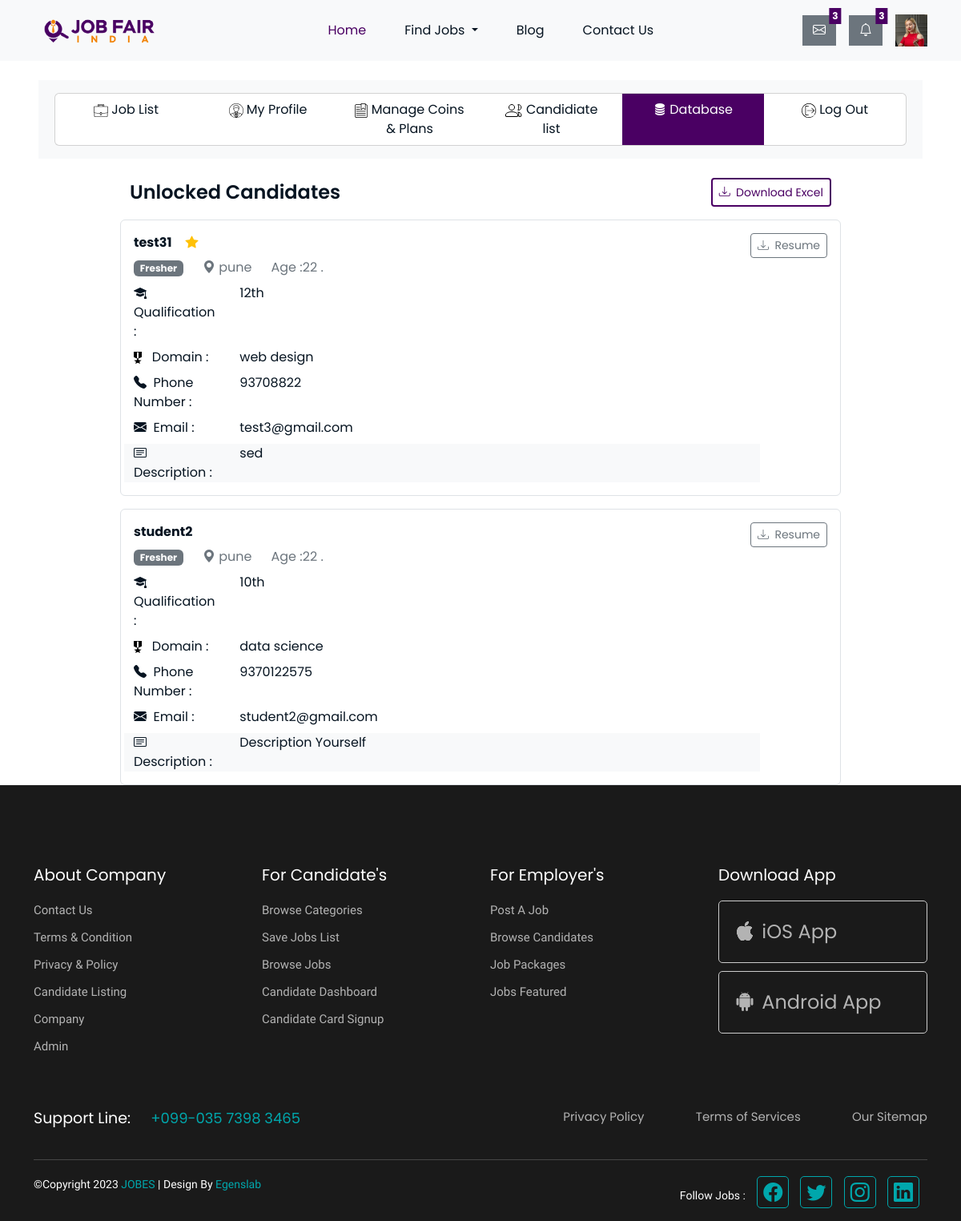
Page /company-database-unlocked.php (signed in) on the committed database.
### tables this page shows
CREATE TABLE `comp105202323541916` (
  `stud_id` int(11) NOT NULL,
  `username` varchar(250) NOT NULL,
  `jobid` int(250) DEFAULT NULL,
  `usertype` int(10) NOT NULL COMMENT 'applid ==0 or referral==1',
  `card` tinyint(1) NOT NULL,
  `action` tinyint(1) NOT NULL DEFAULT 0 COMMENT '(0  pending) (1 accept) '
);

CREATE TABLE `users_candidate` (
  `name` varchar(50) DEFAULT NULL,
  `username` varchar(50) NOT NULL,
  `password` varchar(255) NOT NULL,
  `age` int(50) NOT NULL,
  `location` varchar(100) NOT NULL,
  `email` varchar(50) NOT NULL,
  `phone` bigint(20) DEFAULT NULL,
  `currentjob` varchar(50) NOT NULL,
  `designation` varchar(50) NOT NULL,
  `qualification` varchar(30) NOT NULL,
  `category` varchar(250) NOT NULL,
  `linkedin` varchar(100) DEFAULT NULL,
  `experience_level` int(50) NOT NULL,
  `resume` varchar(200) NOT NULL,
  `description` varchar(250) NOT NULL,
  `cardtype` int(11) NOT NULL DEFAULT 0,
  `student_date` date NOT NULL DEFAULT current_timestamp(),
  `srno` int(11) NOT NULL,
  `token` varchar(200) NOT NULL DEFAULT '0'
);

### company-database-unlocked.php (the view, shortened to what this page needs)
<?php
require('connection.php');
$main_user = $_SESSION['username'];
?>
<!DOCTYPE html>
<html lang="en">
<head>
    <link href="https://cdn.jsdelivr.net/npm/bootstrap@5.3.0/dist/css/bootstrap.min.css" rel="stylesheet">
    <link rel="stylesheet" href="https://cdn.jsdelivr.net/npm/bootstrap-icons@1.10.2/font/bootstrap-icons.css">
    <link rel="stylesheet" href="assets/css/custom.css">
    <link rel="stylesheet" href="./assets/css/company-dashboard.css">
    <link rel="stylesheet" href="./assets/css/company-joblist.css">
</head>
<body>
    <?php include './profileNavbar.php'; ?>
    <?php
    include './company-navbar.php';
    ?>
    <div class="candidate-card me-auto ms-auto mt-3 row">
        <div class="col fs-4 fw-semibold">
            Unlocked Candidates
        </div>
        <div class="col d-flex justify-content-end ">
            <button class="btn btn-sm btn-outline-custom text-white "><i class="bi bi-download"></i>&nbsp; Download Excel</button>
        </div>
    </div>
    <?php
    $query6 = "SELECT mu.*, uc.* FROM $main_user AS mu
    INNER JOIN users_candidate AS uc ON mu.username = uc.username
    WHERE mu.usertype = 1
    ORDER BY mu.card DESC";
    if ($result6 = mysqli_query($con, $query6)) {
        if (mysqli_num_rows($result6) > 0) {
            while ($row = mysqli_fetch_assoc($result6)) { ?>
                <div class="border border-1 candidate-card mt-3 rounded ms-auto me-auto p-3">
                    <div class="row">
                        <div class="col fw-bold">
                            <?= $row['name'] ?> &nbsp; &nbsp;
                            <?php
                            if ($row['card'] == true) { ?>
                                <i class="bi bi-star-fill text-warning"></i>
                            <?php } ?>
                        </div>
                        <?php
                        if (!$row['resume'] == null) { ?>
                            <div class="col d-flex justify-content-end">
                                <a href="uploaddocs/.<?php echo $row['resume']; ?>" target="_blank" class="btn btn-sm btn-outline-secondary ">
                                    <i class="bi bi-download"></i>&nbsp;
                                    Resume
                                </a>
                            </div>
                        <?php
                        } ?>
                    </div>
                    <div class="row">
                        <div class="col-md-8 row text-secondary">
                            <div class="col-auto"><span class="badge bg-secondary ">Fresher</span></div>
                            <div class="col-auto"> <i class="bi bi-geo-alt-fill"></i> <?php echo $row['location']; ?> </div>
                            <div class="col-auto">
                                Age :<?php echo $row['age']; ?> .</div>
                        </div>
                    </div>
                    <div class="row mt-2 col-md-11">
                        <div class="col-md-2">
                            <i class="bi bi-mortarboard-fill"></i>&nbsp; Qualification :
                        </div>
                        <div class="col-auto">
                            <?php echo $row['qualification']; ?>
                        </div>
                    </div>
                    <div class="row mt-2 col-md-11">
                        <div class="col-md-2">
                            &nbsp; Domain :
                        </div>
                        <div class="col-auto">
                            <?php echo $row['category']; ?>
                        </div>
                    </div>
                    <div class="row mt-2 col-md-11">
                        <div class="col-md-2">
                            <i class="bi bi-telephone-fill"></i>&nbsp; Phone Number :
                        </div>
                        <div class="col-auto">
                            <?php echo $row['phone']; ?>
                        </div>
                    </div>
                    <div class="row mt-2 col-md-11">
                        <div class="col-md-2">
                            <i class="bi bi-envelope-fill"></i>&nbsp; Email :
                        </div>
                        <div class="col-auto">
                            <?php echo $row['email']; ?>
                        </div>
                    </div>
                    <div class="row mt-2 col-md-11 bg-light">
                        <div class="col-md-2">
                            <i class="bi bi-card-text"></i>&nbsp; Description :
                        </div>
                        <div class="col-auto">
                            <?php echo $row['description']; ?>
                        </div>
                    </div>
                </div>
    <?php
            }
        } else {
            echo "No matching records found.";
        }
    }
    ?>
    <?php include './footer.php'; ?>
</body>
</html>

### assets/css/custom.css (style rules this page uses)
:root { --primary: #4A0063; }
a { text-decoration: none; }
.btn.btn-outline-custom { border: 2px solid var(--primary); color: var(--primary) !important; background-color: transparent; }
body { font-size: 16px; font-family: 'Poppins', sans-serif; font-weight: normal; color: rgb(6, 20, 33); color: rgba(6, 20, 33, 1); }

### assets/css/company-joblist.css (style rules this page uses)
.candidate-card { width: 75%; }

### rows in the picture
comp105202323541916: users_candidate.name "test31", card 1 (drawn), users_candidate.location "pune", users_candidate.age "22", users_candidate.qualification "12th", users_candidate.category "web design", users_candidate.phone "93708822", users_candidate.email "test3@gmail.com", users_candidate.description "sed"
comp105202323541916: users_candidate.name "student2", users_candidate.location "pune", users_candidate.age "22", users_candidate.qualification "10th", users_candidate.category "data science", users_candidate.phone "9370122575", users_candidate.email "student2@gmail.com", users_candidate.description "Description Yourself"
